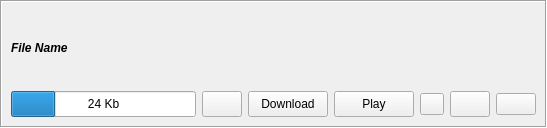
<?xml version="1.0" encoding="UTF-8"?>
<ui version="4.0">
 <class>SubFileItem</class>
 <widget class="QWidget" name="SubFileItem">
  <property name="geometry">
   <rect>
    <x>0</x>
    <y>0</y>
    <width>547</width>
    <height>128</height>
   </rect>
  </property>
  <layout class="QGridLayout" name="gridLayout_4">
   <property name="leftMargin">
    <number>0</number>
   </property>
   <property name="topMargin">
    <number>0</number>
   </property>
   <property name="rightMargin">
    <number>0</number>
   </property>
   <property name="bottomMargin">
    <number>0</number>
   </property>
   <property name="spacing">
    <number>0</number>
   </property>
   <item row="0" column="0">
    <widget class="QFrame" name="frame">
     <property name="frameShape">
      <enum>QFrame::Box</enum>
     </property>
     <property name="frameShadow">
      <enum>QFrame::Sunken</enum>
     </property>
     <layout class="QGridLayout" name="gridLayout_2">
      <item row="1" column="0">
       <layout class="QHBoxLayout" name="horizontalLayout">
        <item>
         <widget class="QProgressBar" name="progressBar">
          <property name="sizePolicy">
           <sizepolicy hsizetype="MinimumExpanding" vsizetype="Fixed">
            <horstretch>0</horstretch>
            <verstretch>0</verstretch>
           </sizepolicy>
          </property>
          <property name="minimumSize">
           <size>
            <width>50</width>
            <height>26</height>
           </size>
          </property>
          <property name="value">
           <number>24</number>
          </property>
          <property name="orientation">
           <enum>Qt::Horizontal</enum>
          </property>
          <property name="format">
           <string>%p Kb</string>
          </property>
         </widget>
        </item>
        <item>
         <widget class="QPushButton" name="cancelButton">
          <property name="sizePolicy">
           <sizepolicy hsizetype="Fixed" vsizetype="Fixed">
            <horstretch>0</horstretch>
            <verstretch>0</verstretch>
           </sizepolicy>
          </property>
          <property name="minimumSize">
           <size>
            <width>0</width>
            <height>26</height>
           </size>
          </property>
          <property name="focusPolicy">
           <enum>Qt::NoFocus</enum>
          </property>
          <property name="toolTip">
           <string>Cancel Download</string>
          </property>
          <property name="icon">
           <iconset resource="../images.qrc">
            <normaloff>:/images/delete.png</normaloff>:/images/delete.png</iconset>
          </property>
         </widget>
        </item>
        <item>
         <widget class="QPushButton" name="downloadButton">
          <property name="sizePolicy">
           <sizepolicy hsizetype="Fixed" vsizetype="Fixed">
            <horstretch>0</horstretch>
            <verstretch>0</verstretch>
           </sizepolicy>
          </property>
          <property name="minimumSize">
           <size>
            <width>0</width>
            <height>26</height>
           </size>
          </property>
          <property name="focusPolicy">
           <enum>Qt::NoFocus</enum>
          </property>
          <property name="toolTip">
           <string>Download File</string>
          </property>
          <property name="text">
           <string>Download</string>
          </property>
          <property name="icon">
           <iconset resource="../images.qrc">
            <normaloff>:/images/download.png</normaloff>:/images/download.png</iconset>
          </property>
         </widget>
        </item>
        <item>
         <widget class="QPushButton" name="playButton">
          <property name="sizePolicy">
           <sizepolicy hsizetype="Fixed" vsizetype="Fixed">
            <horstretch>0</horstretch>
            <verstretch>0</verstretch>
           </sizepolicy>
          </property>
          <property name="minimumSize">
           <size>
            <width>0</width>
            <height>26</height>
           </size>
          </property>
          <property name="focusPolicy">
           <enum>Qt::NoFocus</enum>
          </property>
          <property name="toolTip">
           <string>Play File</string>
          </property>
          <property name="text">
           <string>Play</string>
          </property>
          <property name="icon">
           <iconset resource="../images.qrc">
            <normaloff>:/images/player_play.png</normaloff>:/images/player_play.png</iconset>
          </property>
         </widget>
        </item>
        <item>
         <widget class="QPushButton" name="copyLinkButton">
          <property name="sizePolicy">
           <sizepolicy hsizetype="Fixed" vsizetype="Fixed">
            <horstretch>0</horstretch>
            <verstretch>0</verstretch>
           </sizepolicy>
          </property>
          <property name="maximumSize">
           <size>
            <width>24</width>
            <height>16777215</height>
           </size>
          </property>
          <property name="focusPolicy">
           <enum>Qt::NoFocus</enum>
          </property>
          <property name="toolTip">
           <string>Copy RetroShare Link</string>
          </property>
          <property name="icon">
           <iconset resource="../images.qrc">
            <normaloff>:/images/copyrslink.png</normaloff>:/images/copyrslink.png</iconset>
          </property>
         </widget>
        </item>
        <item>
         <widget class="QPushButton" name="saveButton">
          <property name="sizePolicy">
           <sizepolicy hsizetype="Fixed" vsizetype="Fixed">
            <horstretch>0</horstretch>
            <verstretch>0</verstretch>
           </sizepolicy>
          </property>
          <property name="minimumSize">
           <size>
            <width>0</width>
            <height>26</height>
           </size>
          </property>
          <property name="focusPolicy">
           <enum>Qt::NoFocus</enum>
          </property>
          <property name="toolTip">
           <string>Save File</string>
          </property>
          <property name="icon">
           <iconset resource="../images.qrc">
            <normaloff>:/images/save24.png</normaloff>:/images/save24.png</iconset>
          </property>
         </widget>
        </item>
        <item>
         <widget class="QPushButton" name="deleteButton">
          <property name="toolTip">
           <string>Remove this item</string>
          </property>
          <property name="text">
           <string/>
          </property>
          <property name="icon">
           <iconset resource="../images.qrc">
            <normaloff>:/images/denied16.png</normaloff>:/images/denied16.png</iconset>
          </property>
         </widget>
        </item>
       </layout>
      </item>
      <item row="0" column="0">
       <layout class="QHBoxLayout" name="horizontalLayout_2">
        <item>
         <widget class="QLabel" name="fileLabel">
          <property name="font">
           <font>
            <weight>75</weight>
            <italic>true</italic>
            <bold>true</bold>
           </font>
          </property>
          <property name="text">
           <string notr="true">File Name</string>
          </property>
          <property name="wordWrap">
           <bool>true</bool>
          </property>
         </widget>
        </item>
       </layout>
      </item>
     </layout>
    </widget>
   </item>
  </layout>
 </widget>
 <resources>
  <include location="../images.qrc"/>
 </resources>
 <connections/>
</ui>
